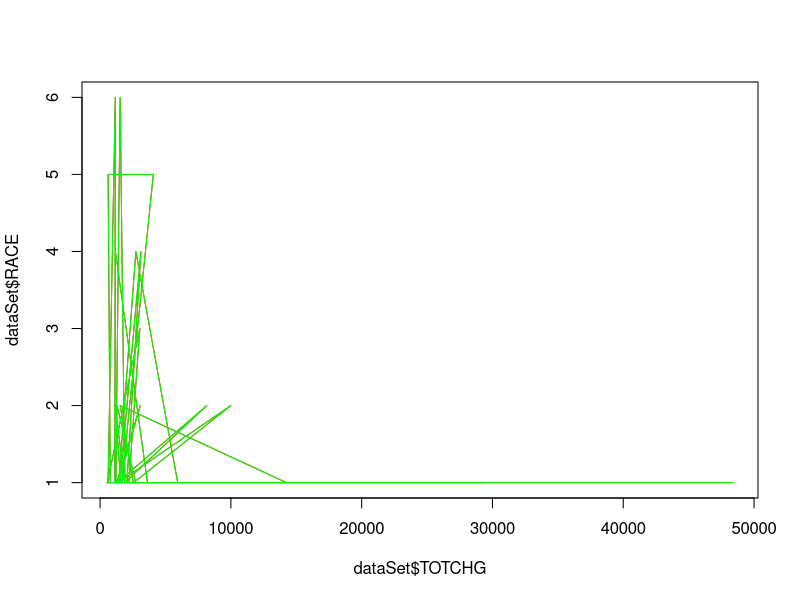

This figure's R source: (Note: this script raises an error after producing the figure.)
#necessary library load
library(readxl)
library(dplyr)

#necessary dataset load

#### ******DATA SET SUMMARY FROM PROBLEM SOURCE ******** 

#Age 	Age of the patient discharged
#Female 	A binary variable that indicates if the patient is female
#Los	Length of stay in days
#Race Race of the patient (specified numerically)
#Totchg	Hospital discharge costs
#Aprdrg	All Patient Refined Diagnosis Related Groups
# *******************************************************

dataSet <- readxl::read_xlsx("./data set/hospitalcosts.xlsx")
str(dataSet)
View(dataSet)
summary(dataSet)

#finding maximum hospital charge and patient Age group
maxTotalCharge = max(dataSet$TOTCHG)
dfAge = dplyr::filter(dataSet,TOTCHG == maxTotalCharge)
maximumHospitalChargeAge = dfAge["AGE"]

#finding maximum hospital charge and patient Refined Diagnosis Related Groups
dfDiagnosisGroup = dplyr::filter(dataSet,TOTCHG == maxTotalCharge)
dfDiagnosisGroupMax = dfDiagnosisGroup["APRDRG"]

#Total hospital charges vs Race data comparison
data <- table(dataSet$RACE,dataSet$TOTCHG)
plot(dataSet$TOTCHG,dataSet$RACE,type="l",col="red")
par(TRUE)
lines(dataSet$TOTCHG,dataSet$RACE,col="green")

#Prediction dependencies of length of stay on Age,Race, Gender
predHospitalStayData <- lm(formula = LOS ~ AGE + FEMALE + RACE, data = dataSet)
summary(predData) #Age only highly dependdable for predicting Hospital stay Target variable(because pr(>|t|)<0.05)


##Prediction dependencies check of Hospital total charges on all independent variable
predHospitalCharges <- lm(formula = TOTCHG ~ .,data = dataSet)
summary(predHospitalCharges)
# Hospital Charges not depend on Gender and Race(because pr(>|t|)>0.05), highly dependable on Age, Length of hospital stay, All Patient Refined Diagnosis Related Groups (because pr(>|t|)<0.05)
